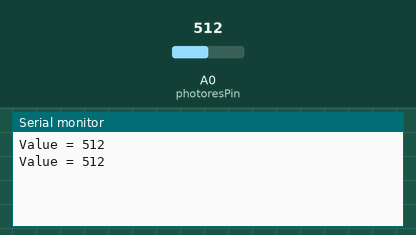
A sketch run on a simulated Arduino Uno, built with avr-gcc and run on an emulated ATmega328P. Shown: the last lines printed to the serial monitor. The test bench sets the inputs (shaded band); at power-on: A0 (photoresPin) = 512.

Above: at 1.8 s.
1.9 s: A0 (photoresPin) set to 716
At 2.8 s:
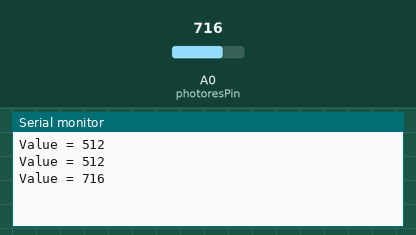
3.4 s: A0 (photoresPin) set to 900
At 4.8 s:
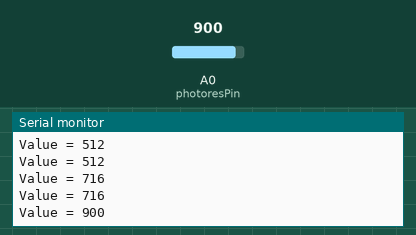
Timing chart, 0 to 6.4 s (numbered marks = the images above; inputs shaded):
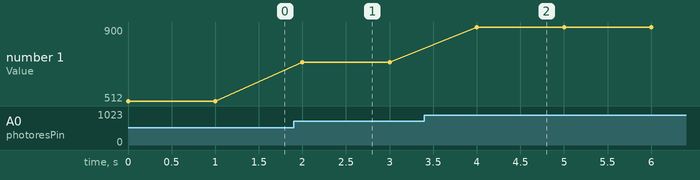

The sketch:

cds.ino
```cpp
/*
      光敏電阻範例                     © 華夏科大電子系 吳宗憲
      可搭配ABB Car 操作，成為啟動器
*/
#include <Servo.h>                           // Include servo library

#define photoresPin 0                      // define the value of photoresistor pin
int sensorValue = 0;

void setup()                                 // Built-in initialization block
{
  pinMode(photoresPin, INPUT);               // Set photoresistor pin to input

  Serial.begin(9600);                        // RS-232 baud rate
}

void loop()                                  // Main loop auto-repeats
{
  // 多次讀取接腳的類比訊號值
  //sensorValue = 0.5*sensorValue+0.5*analogRead(photoresPin);
  sensorValue = analogRead(photoresPin);
  Serial.print("Value = ");
  Serial.println(sensorValue);
  delay(1000);
}//end loop
```

Measured:
- after the input at 1.9 s, the serial monitor: prints a new line after 0.10 s (image 1)
- after the input at 3.4 s, the serial monitor: prints a new line after 0.60 s (image 2)
- plotted number 1: 512 → 716 after the input at 1.9 s, 716 → 900 after the input at 3.4 s
